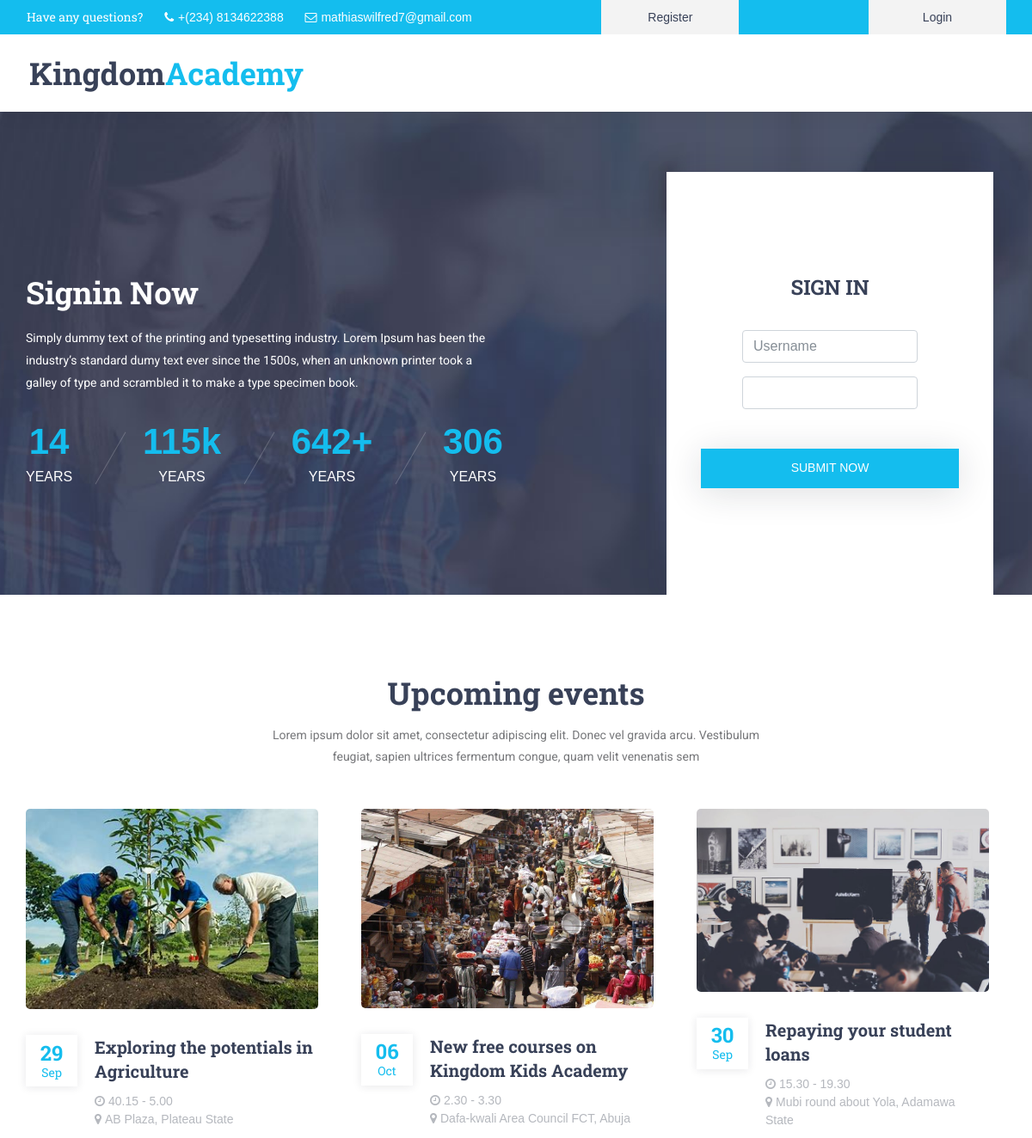
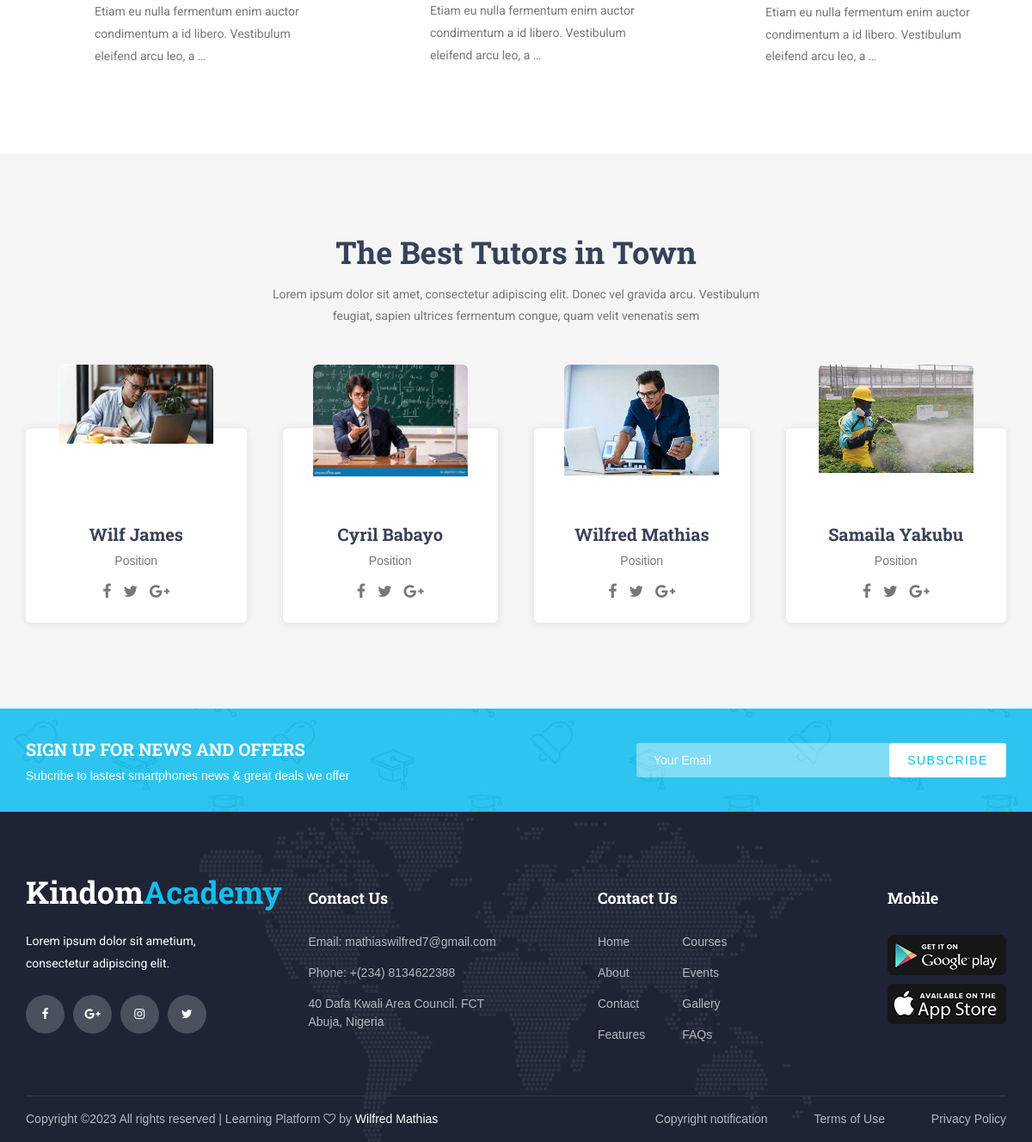
The page /authentications/loggin on the database its author committed (2 pictures, top to bottom).
### learningApp/models.py (models this page shows, shortened)
class upcomingEvent(models.Model):
    title = models.CharField(max_length=1000)
    thumbnail = models.ImageField(upload_to ='events')
    event_date = models.DateTimeField(auto_now_add=True)
    event_date_future = models.DateField(default = timezone.now)
    description = models.TextField(max_length = 10000)
    address = models.CharField(max_length = 500)
    time = models.CharField(max_length = 20, null = True)

class Instructor(models.Model):
    name =models.CharField(max_length=200)
    photo = models.ImageField(upload_to='instructors/')
    comment =models.TextField(max_length=10000, null = False)
    post_date = models.DateTimeField(auto_now_add=True)
    position = models.CharField(max_length = 100, default='Position')

### authentications/views.py (the view)
# urls.py: path('loggin', views.loggin, name ='loggin'),
def loggin(request):
    events = upcomingEvent.objects.all()[:3]
    instructors = Instructor.objects.all().order_by('-post_date')[:4]
    if request.method == 'POST':
        form = LoginForm(request, data=request.POST)
        if form.is_valid():
            username = form.cleaned_data.get('username')
            password = form.cleaned_data.get('password')
            user = authenticate(request, username=username, password=password)
            if user is not None and user.is_student:
                login(request, user)
                messages.info(request, 'Login successful')
                return redirect('index')
            elif user is not None and user.is_instructor:
                login(request, user)
                messages.info(request, 'Login successful')
                return redirect('index')
            messages.info(request, 'Invalid data')
            return redirect('authentications:loggin')
    else:
        form = LoginForm(request)
    return render(request, 'authentications/signin.html', {'form': form, 'events':events, 'instructors':instructors})

### authentications/forms.py
class LoginForm(AuthenticationForm):
    username = forms.CharField(widget=forms.TextInput(attrs={
        'placeholder': 'Your username',
        'class': ''
    }))
    password = forms.CharField(widget=forms.PasswordInput(attrs={
        'placeholder': 'Your password',
        'class': ''
    }))
    class Meta:
        fields = ['username', 'password']

### authentications/templates/authentications/signin.html (shortened to what this page needs)
{% extends 'base/learningApp/base.html' %}
{% load static %}
{% load crispy_forms_tags %}
{% block content %}
<div class="super_container" style="padding-top:200px;>
	<div class="counter">
		<div class="counter_background" style="background-image:url({% static 'learningApp/images/counter_background.jpg' %})"></div>
		<div class="container">
			<div class="row">
				<div class="col-lg-6">
					<div class="counter_content">
						<h2 class="counter_title">Signin Now</h2>
						<div class="counter_text"><p>Simply dummy text of the printing and typesetting industry. Lorem Ipsum has been the industry’s standard dumy text ever since the 1500s, when an unknown printer took a galley of type and scrambled it to make a type specimen book.</p></div>
						<div class="milestones d-flex flex-md-row flex-column align-items-center justify-content-between">
							<div class="milestone">
								<div class="milestone_counter" data-end-value="15">0</div>
								<div class="milestone_text">years</div>
							</div>
							<div class="milestone">
								<div class="milestone_counter" data-end-value="120" data-sign-after="k">0</div>
								<div class="milestone_text">years</div>
							</div>
							<div class="milestone">
								<div class="milestone_counter" data-end-value="670" data-sign-after="+">0</div>
								<div class="milestone_text">years</div>
							</div>
							<div class="milestone">
								<div class="milestone_counter" data-end-value="320">0</div>
								<div class="milestone_text">years</div>
							</div>
						</div>
					</div>
				</div>
			</div>
			<div class="counter_form">
				<div class="row fill_height">
					<div class="col fill_height">
						<form class="counter_form_content d-flex flex-column align-items-center justify-content-center" action="{% url 'authentications:loggin' %}" method="post" enctype="multipart/form-data">
                            <div class="counter_form_title">Sign in</div>
							<div class="form-group">
                                <input type="text" class="form-control" name="{{ form.username.name }}" id="{{ form.username.id_for_label }}" placeholder="{{ form.username.label }}" required>
                            </div>
                            <div class="form-group">
                                <input type="password" class="form-control" name="{{ form.password.name }}" id="{{ form.password1.id_for_label }}" placeholder="{{ form.password1.label }}" required>
                            </div>
                            <button type="submit" class="counter_form_button">Submit Now</button>
                        </form>
					</div>
				</div>
			</div>
		</div>
	</div>
	{% include 'base/learningApp/event.html' %}
{% endblock %}

### learningApp/templates/base/learningApp/event.html
{% load static %}
<div class="events">
	<div class="container">
		<div class="row">
			<div class="col">
				<div class="section_title_container text-center">
					<h2 class="section_title">Upcoming events</h2>
					<div class="section_subtitle"><p>Lorem ipsum dolor sit amet, consectetur adipiscing elit. Donec vel gravida arcu. Vestibulum feugiat, sapien ultrices fermentum congue, quam velit venenatis sem</p></div>
				</div>
			</div>
		</div>
		<div class="row events_row">
			{% for event in events %}
			<div class="col-lg-4 event_col">
				<div class="event event_left">
					<div class="event_image"><img src="{{ event.thumbnail.url }}" alt=""></div>
					<div class="event_body d-flex flex-row align-items-start justify-content-start">
						<div class="event_date">
							<div class="d-flex flex-column align-items-center justify-content-center trans_200">
								<div class="event_day trans_200">{{ event.event_date_future|date:"d" }}</div>
								<div class="event_month trans_200">{{ event.event_date_future|date:"M" }}</div>
							</div>
						</div>
						<div class="event_content">
							<div class="event_title"><a href="#">{{ event.title }}</a></div>
							<div class="event_info_container">
								<div class="event_info"><i class="fa fa-clock-o" aria-hidden="true"></i><span>{{ event.time }}</span></div>
								<div class="event_info"><i class="fa fa-map-marker" aria-hidden="true"></i><span>{{ event.address }}</span></div>
								<div class="event_text">
									<p>{{ event.description | truncatewords:15 }}</p>
								</div>
							</div>
						</div>
					</div>
				</div>
			</div>
			{% endfor %}
		</div>
	</div>
</div>
<div class="team">
	<div class="team_background parallax-window" data-parallax="scroll" data-image-src="{% static 'learningApp/images/team_background.jpg' %}" data-speed="0.8"></div>
	<div class="container">
		<div class="row">
			<div class="col">
				<div class="section_title_container text-center">
					<h2 class="section_title">The Best Tutors in Town</h2>
					<div class="section_subtitle"><p>Lorem ipsum dolor sit amet, consectetur adipiscing elit. Donec vel gravida arcu. Vestibulum feugiat, sapien ultrices fermentum congue, quam velit venenatis sem</p></div>
				</div>
			</div>
		</div>
		<div class="row team_row">
			{% for instructor in instructors %}
			<div class="col-lg-3 col-md-6 team_col">
				<div class="team_item">
					<div class="team_image"><img src="{{ instructor.photo.url }}" alt=""></div>
					<div class="team_body">
						<div class="team_title"><a href="#">{{ instructor.name }}</a></div>
						<div class="team_subtitle">{{ instructor.position }}</div>
						<div class="social_list">
							<ul>
								<li><a href="#"><i class="fa fa-facebook" aria-hidden="true"></i></a></li>
								<li><a href="#"><i class="fa fa-twitter" aria-hidden="true"></i></a></li>
								<li><a href="#"><i class="fa fa-google-plus" aria-hidden="true"></i></a></li>
							</ul>
						</div>
					</div>
				</div>
			</div>
			{% endfor %}
		</div>
	</div>
</div>

### learningApp/static/learningApp/styles/courses.css (style rules this page uses)
* { margin: 0; padding: 0; -webkit-font-smoothing: antialiased; -webkit-text-shadow: rgba(0,0,0,.01) 0 0 1px; text-shadow: rgba(0,0,0,.01) 0 0 1px; }
body { font-family: 'Roboto', sans-serif; font-size: 14px; font-weight: 400; background: #FFFFFF; color: #a5a5a5; }
div { display: block; position: relative; -webkit-box-sizing: border-box; -moz-box-sizing: border-box; box-sizing: border-box; }
ul { list-style: none; margin-bottom: 0px; }
p { font-family: 'Roboto', sans-serif; font-size: 14px; line-height: 1.85; font-weight: 400; color: #76777a; -webkit-font-smoothing: antialiased; -webkit-text-shadow: rgba(0,0,0,.01) 0 0 1px; text-shadow: rgba(0,0,0,.01) 0 0 1px; }
p:last-of-type { margin-bottom: 0; }
a, a:hover, a:visited, a:active, a:link { text-decoration: none; -webkit-font-smoothing: antialiased; -webkit-text-shadow: rgba(0,0,0,.01) 0 0 1px; text-shadow: rgba(0,0,0,.01) 0 0 1px; }
h2 { font-size: 36px; }
h1, h2, h3, h4, h5, h6 { font-family: 'Roboto Slab', serif; font-weight: 700; -webkit-font-smoothing: antialiased; -webkit-text-shadow: rgba(0,0,0,.01) 0 0 1px; text-shadow: rgba(0,0,0,.01) 0 0 1px; color: #384158; margin-bottom: 0; }
.form-control { color: #db5246; }
.trans_200 { -webkit-transition: all 200ms ease; -moz-transition: all 200ms ease; -ms-transition: all 200ms ease; -o-transition: all 200ms ease; transition: all 200ms ease; }
.fill_height { height: 100%; }
.super_container { width: 100%; overflow: hidden; }
.parallax-window { min-height: 400px; background: transparent; }
.section_title_container { max-width: 600px; margin: 0 auto; }
.section_title { line-height: 0.75; }
.section_subtitle { line-height: 1.85; margin-top: 22px; }

### learningApp/static/learningApp/styles/course.css (style rules this page uses)
* { margin: 0; padding: 0; -webkit-font-smoothing: antialiased; -webkit-text-shadow: rgba(0,0,0,.01) 0 0 1px; text-shadow: rgba(0,0,0,.01) 0 0 1px; }
body { font-family: 'Roboto', sans-serif; font-size: 14px; font-weight: 400; background: #FFFFFF; color: #a5a5a5; }
div { display: block; position: relative; -webkit-box-sizing: border-box; -moz-box-sizing: border-box; box-sizing: border-box; }
ul { list-style: none; margin-bottom: 0px; }
p { font-family: 'Roboto', sans-serif; font-size: 14px; line-height: 1.85; font-weight: 400; color: #76777a; -webkit-font-smoothing: antialiased; -webkit-text-shadow: rgba(0,0,0,.01) 0 0 1px; text-shadow: rgba(0,0,0,.01) 0 0 1px; }
p:last-of-type { margin-bottom: 0; }
a, a:hover, a:visited, a:active, a:link { text-decoration: none; -webkit-font-smoothing: antialiased; -webkit-text-shadow: rgba(0,0,0,.01) 0 0 1px; text-shadow: rgba(0,0,0,.01) 0 0 1px; }
h2 { font-size: 36px; }
h1, h2, h3, h4, h5, h6 { font-family: 'Roboto Slab', serif; font-weight: 700; -webkit-font-smoothing: antialiased; -webkit-text-shadow: rgba(0,0,0,.01) 0 0 1px; text-shadow: rgba(0,0,0,.01) 0 0 1px; color: #384158; margin-bottom: 0; }
.form-control { color: #db5246; }
.trans_200 { -webkit-transition: all 200ms ease; -moz-transition: all 200ms ease; -ms-transition: all 200ms ease; -o-transition: all 200ms ease; transition: all 200ms ease; }
.fill_height { height: 100%; }
.super_container { width: 100%; overflow: hidden; }
.parallax-window { min-height: 400px; background: transparent; }
.section_title_container { max-width: 600px; margin: 0 auto; }
.section_title { line-height: 1.2; }
.section_subtitle { line-height: 1.85; margin-top: 14px; }

### learningApp/static/learningApp/styles/quiz.css (style rules this page uses)
body { background-color:#eee; }

### learningApp/static/learningApp/styles/certificate.css (style rules this page uses)
body { font-family: 'Helvetica', sans-serif; background-color: #f5f5f5; margin: 0; padding: 0; }

### rows shown on the page
upcomingEvent: thumbnail (picture), event_date_future "29", event_date_future "Sep", title "Exploring the potentials in Agriculture", time "40.15 - 5.00", address "AB Plaza, Plateau State", description "Etiam eu nulla fermentum enim auctor condimentum a id libero. Vestibulum eleifend arcu leo, a …"
upcomingEvent: thumbnail (picture), event_date_future "06", event_date_future "Oct", title "New free courses on Kingdom Kids Academy", time "2.30 - 3.30", address "Dafa-kwali Area Council FCT, Abuja", description "Etiam eu nulla fermentum enim auctor condimentum a id libero. Vestibulum eleifend arcu leo, a …"
upcomingEvent: thumbnail (picture), event_date_future "30", event_date_future "Sep", title "Repaying your student loans", time "15.30 - 19.30", address "Mubi round about Yola, Adamawa State", description "Etiam eu nulla fermentum enim auctor condimentum a id libero. Vestibulum eleifend arcu leo, a …"
Instructor: photo (picture), name "Wilf James", position "Position"
Instructor: photo (picture), name "Cyril Babayo", position "Position"
Instructor: photo (picture), name "Wilfred Mathias", position "Position"
Instructor: photo (picture), name "Samaila Yakubu", position "Position"
